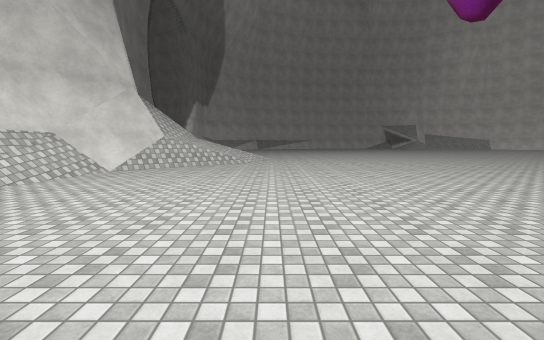
view 1 (above)

17 first-person views from a walk through a scene from a Unity 3-D project. The camera is 1.5 m above the floor, tilts 6° down and sees 90° across. The floor is counted in squares, 2 m on a side. Each view is taken from the middle of a square. On the plan, view 1 faces up. The plan holds only what a view shows up to about 10 squares ahead; the rest is blank. The place goes on beyond the plan. Some animated figures are left out. Some surface patterns are stand-ins.

view 2
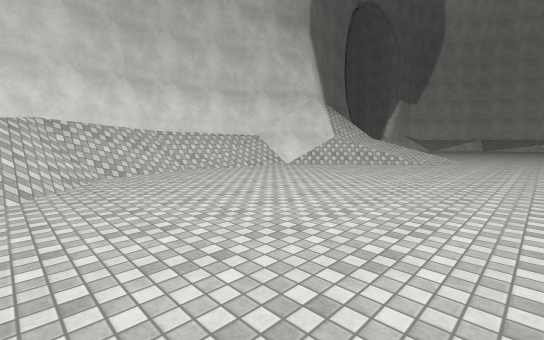

view 3
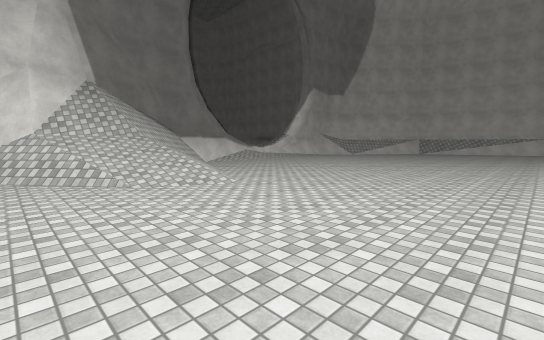

view 4
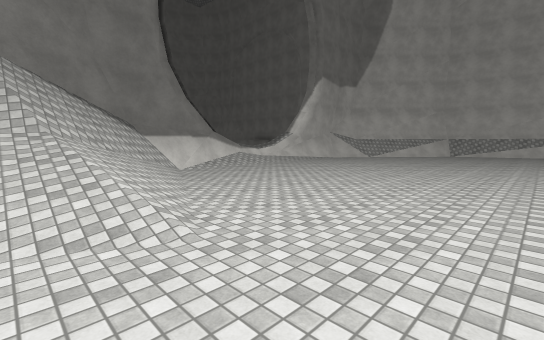

view 5
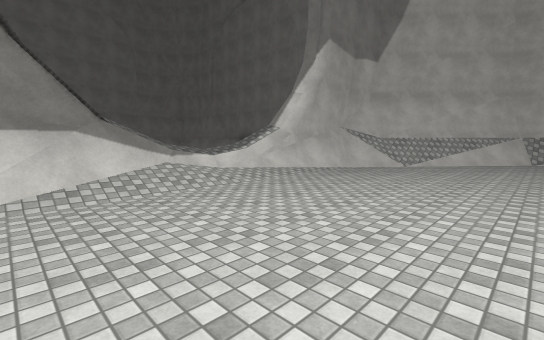

view 6
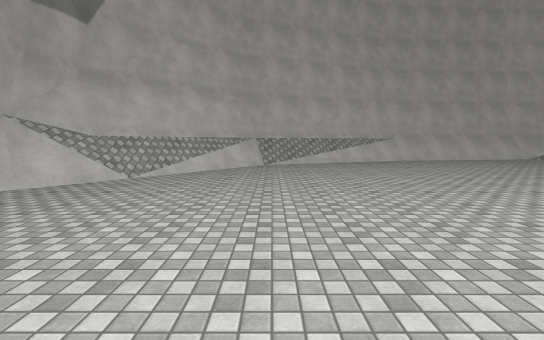

view 7
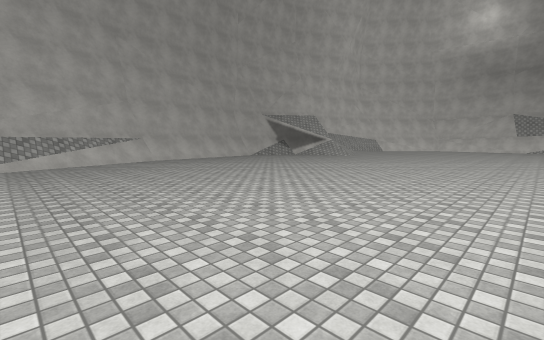

view 8
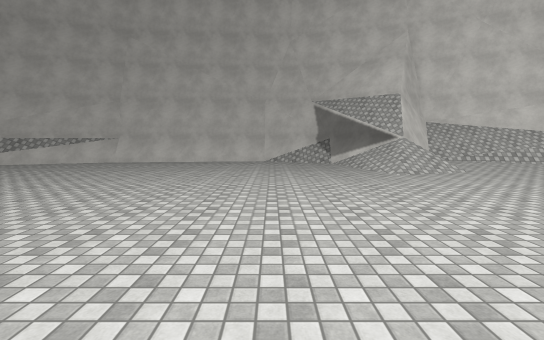

view 9
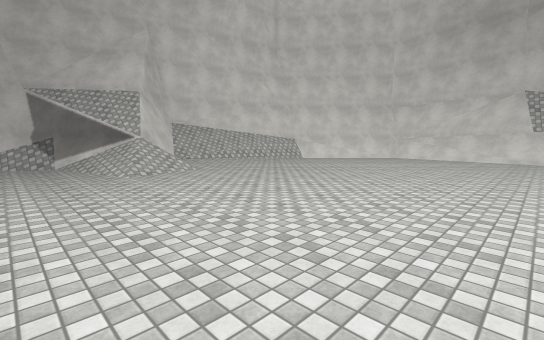

view 10
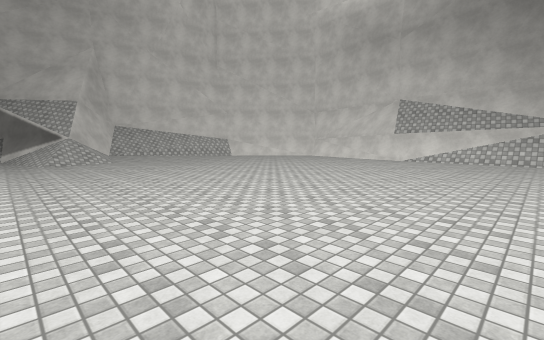

view 11
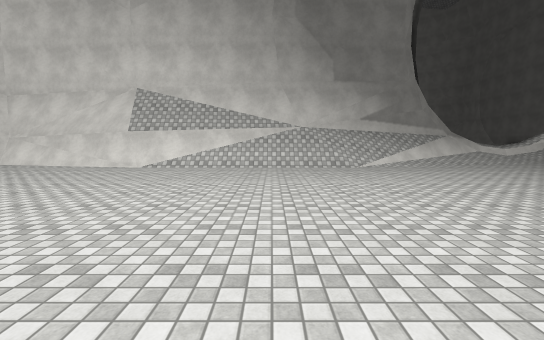

view 12
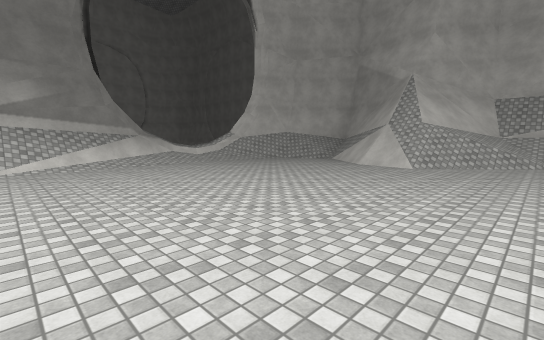

view 13
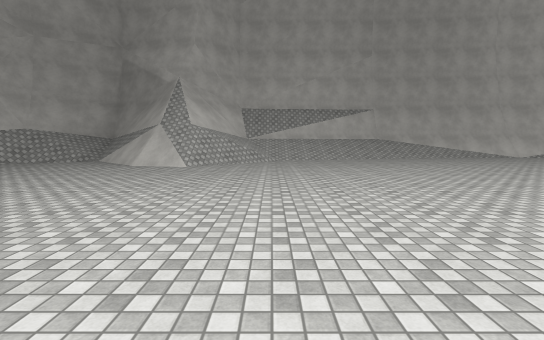

view 14
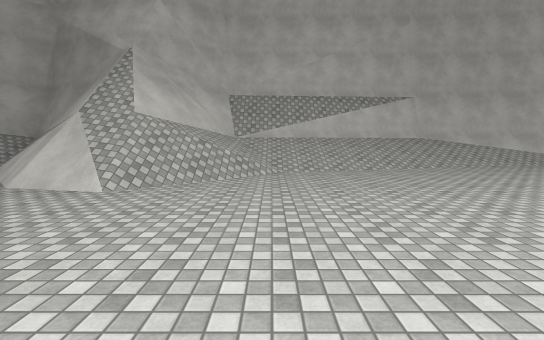

view 15
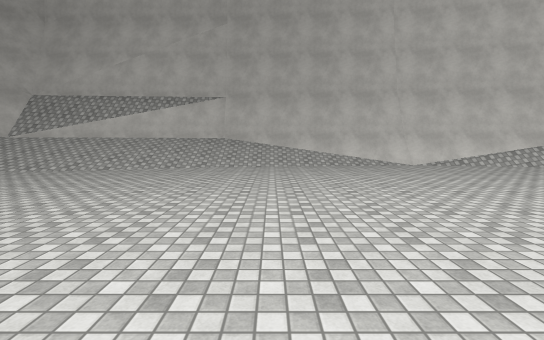

view 16
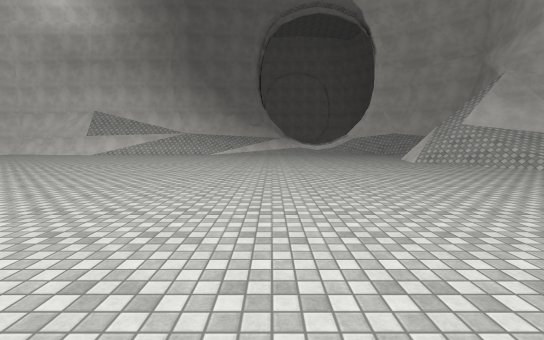

view 17
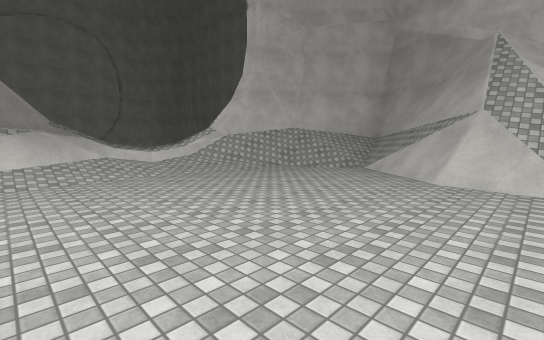

### Floor plan
Key: @ floor where view 1 was taken; # wall or solid block; . main floor; : floor 0.25 m higher than the main floor; + floor 1.5 m higher than the main floor; / step, stairs or slope; = window, fence, low wall or low ledge; v drop or lower ground.
Columns run from 6 left of view 1 to 26 right of it. Each row starts with its distance up from view 1.
 29                  ###
 28       #######=..//+###//###
 27     ###==........./###////
 26     #//............/#/:..
 25   ###..............///...
 24  ##=.............../......
 23  #/........................   #
 22 ##/......................... .#
 21 ##............................#
 20 #/............................#
 19 #/...........................##
 18 #/...........................##
 17 //...........................##
 16 #/.........       .........../#
 15 #/.........       .........../#
 14 #/.........       .........../#
 13 #//........        ........../##
 12 #////......       ...........//#
 11 #//////....      ............//#
 10 ##////......................../#
  9  ##///........................=#
  8  ##/........................../##
  7 ###.........................../#
  6 #//...........................//v
  5 #/............................./v
  4 #/............................//v
  3 #/......................=.....//#
  2 #/...................../=#=.../##
  1 #//..................///====///#
  0 ##///.@............////##=#///##
 -1       //....../////////#####/##
 -2      ########//////##=### ####
 -3            #########

Positions as (right, up) in squares from view 1, and headings:
1: (0, 0), facing up
2: (2, 0), facing up-left
3: (4, 8), facing up-left
4: (2, 10), facing up-left
5: (-1, 14), facing up-left
6: (-1, 17), facing up
7: (0, 17), facing up-right
8: (10, 18), facing up
9: (11, 18), facing up-right
10: (12, 14), facing up-right
11: (15, 14), facing right
12: (15, 11), facing down-right
13: (15, 11), facing down
14: (15, 7), facing down
15: (8, 7), facing down
16: (8, 8), facing right
17: (18, 8), facing down-right
